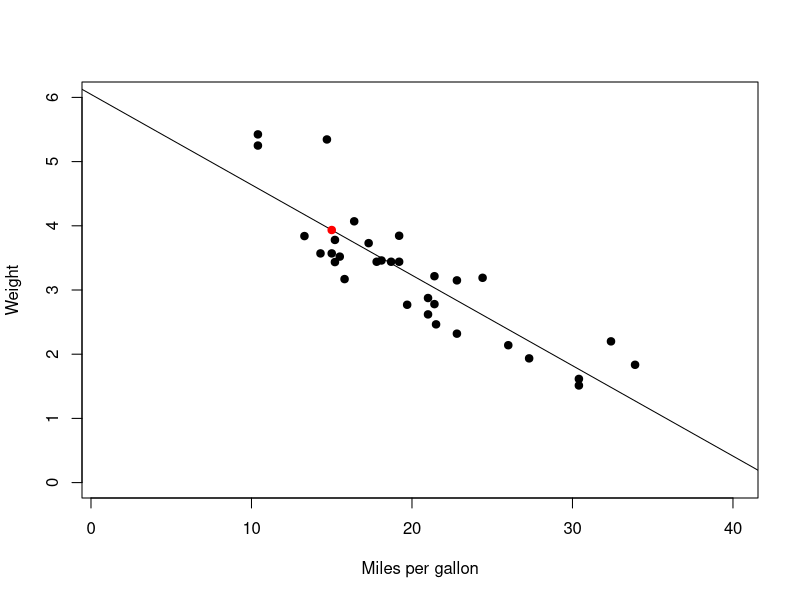

Reproduce this figure in R.
## ---- chunk 1
data(mtcars)
head(mtcars)
## ---- chunk 2
fit <- lm(wt~mpg,data=mtcars)
fit
## ---- chunk 3
answer <- predict(fit,newdata=data.frame(mpg=15))
answer
## ---- chunk 4
plot(mtcars$mpg,mtcars$wt,pch=19,xlab="Miles per gallon"
    ,ylab="Weight",xlim=c(1,40),ylim=c(0,6))
abline(fit); points(15,answer,col='red',pch=19)
